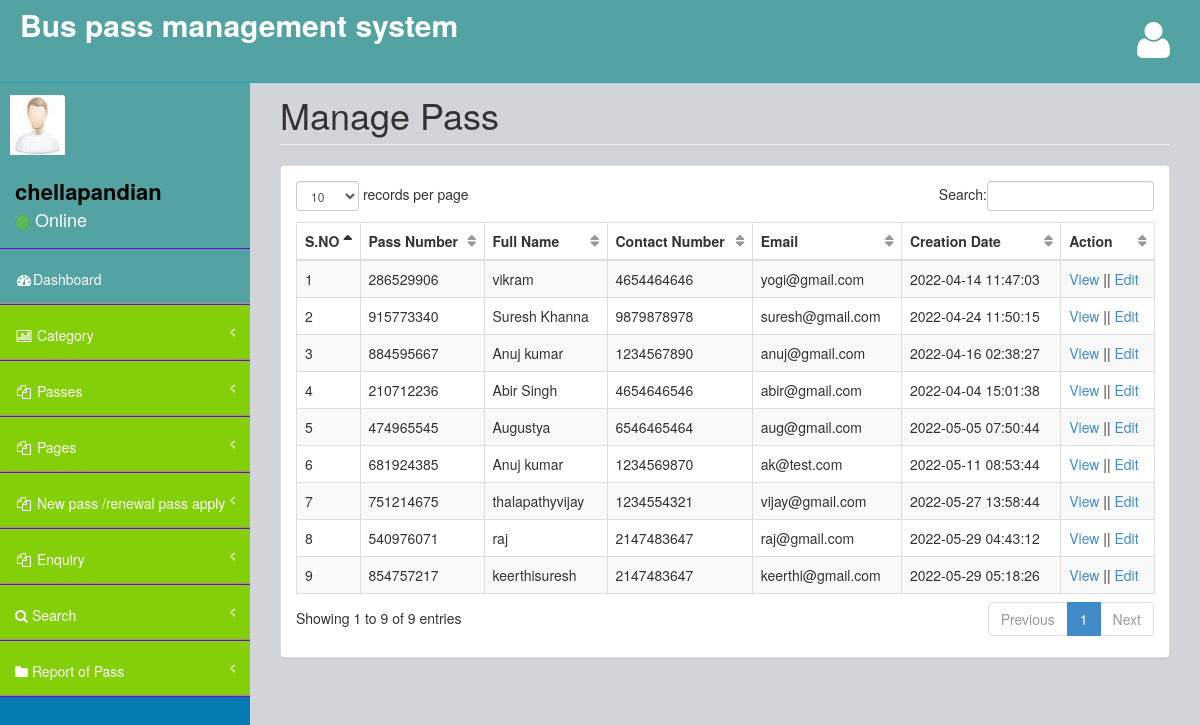
/admin/manage-pass.php (signed in), run on the app's committed database.
### tables this page shows
CREATE TABLE `tblpass` (
  `ID` int(10) NOT NULL,
  `PassNumber` varchar(200) DEFAULT NULL,
  `FullName` varchar(200) DEFAULT NULL,
  `ProfileImage` varchar(200) DEFAULT NULL,
  `ContactNumber` bigint(10) DEFAULT NULL,
  `Email` varchar(200) DEFAULT NULL,
  `IdentityType` varchar(200) DEFAULT NULL,
  `IdentityCardno` varchar(200) DEFAULT NULL,
  `Category` varchar(100) DEFAULT NULL,
  `Source` varchar(200) DEFAULT NULL,
  `Destination` varchar(200) DEFAULT NULL,
  `FromDate` varchar(200) DEFAULT NULL,
  `ToDate` varchar(200) DEFAULT NULL,
  `Cost` decimal(10,0) DEFAULT NULL,
  `PasscreationDate` timestamp NULL DEFAULT current_timestamp()
);

### admin/manage-pass.php (the view, shortened to what this page needs)
<?php
include('includes/dbconnection.php');
if (strlen($_SESSION['bpmsaid']==0)) {
  header('location:logout.php');
  } else{
  ?>
<!DOCTYPE html>
<html>
<head>
    <link href="assets/plugins/bootstrap/bootstrap.css" rel="stylesheet" />
    <link href="assets/font-awesome/css/font-awesome.css" rel="stylesheet" />
    <link href="assets/plugins/pace/pace-theme-big-counter.css" rel="stylesheet" />
  <link href="assets/css/style.css" rel="stylesheet" />
      <link href="assets/css/main-style.css" rel="stylesheet" />
    <link href="assets/plugins/dataTables/dataTables.bootstrap.css" rel="stylesheet" />
</head>
<body>
    <div id="wrapper">
       <?php include_once('includes/header.php');?>
        <?php include_once('includes/sidebar.php');?>
        <div id="page-wrapper">
            <div class="row">
                <div class="col-lg-12">
                    <h1 class="page-header">Manage Pass</h1>
                </div>
            </div>
            <div class="row">
                <div class="col-lg-12">
                    <div class="panel panel-default">
                        <div class="panel-body">
                            <div class="table-responsive">
                                <table class="table table-striped table-bordered table-hover" id="dataTables-example">
                                    <thead>
                                        <tr>
                                            <th>S.NO</th>
                                           <th>Pass Number</th>
                                            <th>Full Name</th>
                                            <th>Contact Number</th>
                                            <th>Email</th>
                                            <th>Creation Date</th>
                                            <th>Action</th>
                                        </tr>
                                    </thead>
                                    <tbody>
                                        <?php
$sql="SELECT * from tblpass";
$query = $dbh -> prepare($sql);
$query->execute();
$results=$query->fetchAll(PDO::FETCH_OBJ);
$cnt=1;
if($query->rowCount() > 0)
{
foreach($results as $row)
{               ?>
                                       <tr>
                  <td><?php echo htmlentities($cnt);?></td>
                  <td><?php  echo htmlentities($row->PassNumber);?></td>
                  <td><?php  echo htmlentities($row->FullName);?></td>
                  <td><?php  echo htmlentities($row->ContactNumber);?></td>
                  <td><?php  echo htmlentities($row->Email);?></td>
                  <td><?php  echo htmlentities($row->PasscreationDate);?></td>
                  <td><a href="view-pass-detail.php?viewid=<?php echo htmlentities ($row->ID);?>">View</a>  ||  <a href="edit-pass-detail.php?editid=<?php echo htmlentities ($row->ID);?>">Edit</a></td>
                </tr>
               <?php $cnt=$cnt+1;}} ?>
                                    </tbody>
                                </table>
                            </div>
                        </div>
                    </div>
                </div>
            </div>
        </div>
    </div>
</body>
</html>
<?php }  ?>

### admin/includes/sidebar.php (shortened to what this page needs)
<?php
include('includes/dbconnection.php');
?>
        <nav class="navbar-default navbar-static-side" role="navigation">
            <div class="sidebar-collapse">
                <ul class="nav" id="side-menu">
                    <li>
                        <div class="user-section">
                            <div class="user-section-inner">
                                <img src="assets/img/user.jpg" alt="">
                            </div>
                            <div class="user-info">
                                <?php
$aid=$_SESSION['bpmsaid'];
$sql="SELECT AdminName from  tbladmin where ID=:aid";
$query = $dbh -> prepare($sql);
$query->bindParam(':aid',$aid,PDO::PARAM_STR);
$query->execute();
$results=$query->fetchAll(PDO::FETCH_OBJ);
$cnt=1;
if($query->rowCount() > 0)
{
foreach($results as $row)
{               ?>
                                <div><strong><?php  echo $row->AdminName;?></strong></div>
                                <div class="user-text-online">
                                    <span class="user-circle-online btn btn-success btn-circle "></span>&nbsp;Online
                                </div>
                            </div>
                            <?php $cnt=$cnt+1;}} ?>
                        </div>
                    </li>
                    <li class="selected">
                        <a href="dashboard.php"><i class="fa fa-dashboard fa-fw"></i>Dashboard</a>
                    </li>
                    <li>
                        <a href="#"><i class="fa fa-bar-chart-o fa-fw"></i> Category<span class="fa arrow"></span></a>
                    </li>
                    <li>
                        <a href="#"><i class="fa fa-files-o fa-fw"></i> Passes<span class="fa arrow"></span></a>
                    </li>
                    <li>
                        <a href="#"><i class="fa fa-files-o fa-fw"></i> Pages<span class="fa arrow"></span></a>
                            <li>
                        <a href="#"><i class="fa fa-files-o fa-fw"></i> New pass /renewal pass apply<span class="fa arrow"></span></a>
                    </li>
                    <li>
                        <a href="#"><i class="fa fa-files-o fa-fw"></i> Enquiry<span class="fa arrow"></span></a>
                    </li>
                    <li>
                        <a href="search-pass.php"><i class="fa fa-search"></i>  Search<span class="fa arrow"></span></a>
                        </li>
                        <li>
                        <a href="pass-bwdates-report.php"><i class="fa fa-folder"></i>  Report of Pass<span class="fa arrow"></span></a>
                        </li>
                </ul>
            </div>
        </nav>

### admin/assets/css/style.css (style rules this page uses)
body { background-color: #f8f8f8; }
#wrapper { width: 100%; margin-top: 55px!important; background-color:#047ab1; }
#page-wrapper { padding: 0 15px; min-height: 568px; background-color:rgb(209, 212, 216); }
.navbar-static-side ul li { border-bottom:1px solid #740ad6 !important; }
.arrow { float: right; }
.fa.arrow:before { content: "\f104"; }
@media (min-width:768px) { .navbar-static-side { z-index: 1; position: absolute; width: 250px; } }
table.dataTable thead .sorting, table.dataTable thead .sorting_asc:after, table.dataTable thead .sorting_desc, table.dataTable thead .sorting_asc_disabled, table.dataTable thead .sorting_desc_disabled { background: transparent; }
table.dataTable thead .sorting_asc:after { content: "\f0de"; float: right; font-family: fontawesome; }
table.dataTable thead .sorting:after { content: "\f0dc"; float: right; font-family: fontawesome; color: rgba(50,50,50,.5); }
.btn-circle { width: 30px; height: 30px; padding: 6px 0; border-radius: 15px; text-align: center; font-size: 12px; line-height: 1.428571429; }

### admin/assets/css/main-style.css (style rules this page uses)
.user-section-inner { height: 65px; width: 65px; -moz-border-radius: 3px; -webkit-border-radius: 3px; border-radius: 3px; overflow: hidden; display: inline-block; float: left; margin-right: 15px; margin-top: 20px; }
.user-section-inner img { margin-left:10px; width:55px; height:60px; }
.user-info { display: block; color:#000!important; display: inline-block; padding: 15px; margin-bottom: 0px }
.user-text-online { font-size:18px; color:#fff }
.user-circle-online { width: 15px!important; height: 15px!important; }
.nav > li > a { padding: 20px 15px; }
#side-menu { background-color:#83cf08; }
#side-menu a { color:#fff; border-bottom: 1px solid #b8849c !important; height: 55px; }
.selected { background-color:rgb(83, 163, 163); }
.navbar-default { border-color: #27A6BE; }
@media (min-width:768px) { #page-wrapper { position: inherit; margin: 0 0 0 250px; padding: 0 30px; min-height: 1000px; } }

### data on the page
tblpass: PassNumber "286529906", FullName "vikram", ContactNumber "4654464646", Email "yogi@gmail.com", PasscreationDate "2022-04-14 11:47:03"
tblpass: PassNumber "915773340", FullName "Suresh Khanna", ContactNumber "9879878978", Email "suresh@gmail.com", PasscreationDate "2022-04-24 11:50:15"
tblpass: PassNumber "884595667", FullName "Anuj kumar", ContactNumber "1234567890", Email "anuj@gmail.com", PasscreationDate "2022-04-16 02:38:27"
tblpass: PassNumber "210712236", FullName "Abir Singh", ContactNumber "4654646546", Email "abir@gmail.com", PasscreationDate "2022-04-04 15:01:38"
tblpass: PassNumber "474965545", FullName "Augustya", ContactNumber "6546465464", Email "aug@gmail.com", PasscreationDate "2022-05-05 07:50:44"
tblpass: PassNumber "681924385", FullName "Anuj kumar", ContactNumber "1234569870", Email "ak@test.com", PasscreationDate "2022-05-11 08:53:44"
tblpass: PassNumber "751214675", FullName "thalapathyvijay", ContactNumber "1234554321", Email "vijay@gmail.com", PasscreationDate "2022-05-27 13:58:44"
tblpass: PassNumber "540976071", FullName "raj", ContactNumber "2147483647", Email "raj@gmail.com", PasscreationDate "2022-05-29 04:43:12"
tblpass: PassNumber "854757217", FullName "keerthisuresh", ContactNumber "2147483647", Email "keerthi@gmail.com", PasscreationDate "2022-05-29 05:18:26"

### other printed values
$row->AdminName "chellapandian"
